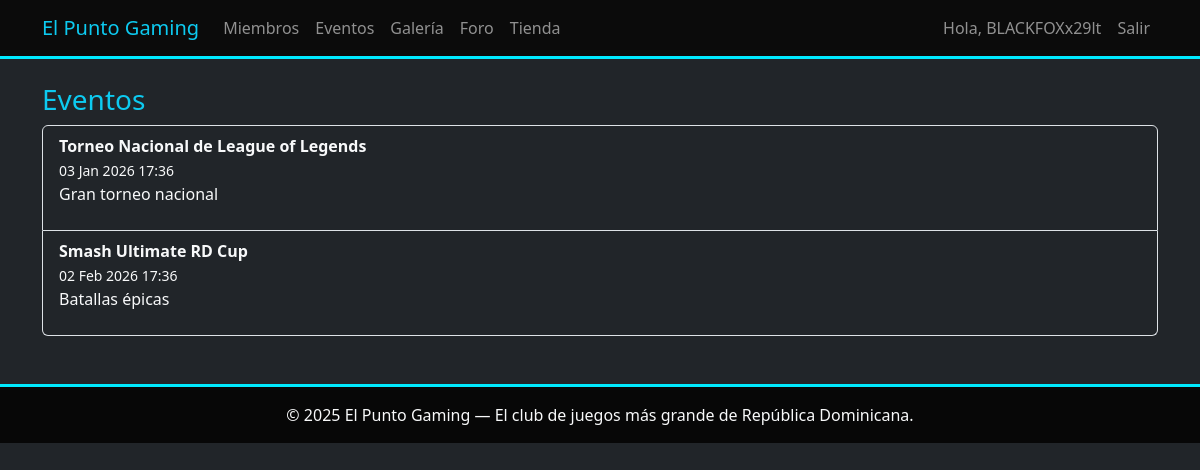
The page /eventos (signed in) on the database its author committed.
### models.py (models this page shows, shortened)
class User(UserMixin, db.Model):
    id = db.Column(db.Integer, primary_key=True)
    username = db.Column(db.String(80), unique=True, nullable=False)
    email = db.Column(db.String(120), unique=True, nullable=False)
    password_hash = db.Column(db.String(200), nullable=False)
    is_admin = db.Column(db.Boolean, default=False)
    created_at = db.Column(db.DateTime, default=datetime.utcnow)

class Evento(db.Model):
    id = db.Column(db.Integer, primary_key=True)
    titulo = db.Column(db.String(140), nullable=False)
    descripcion = db.Column(db.Text)
    fecha = db.Column(db.DateTime, nullable=False)

### app.py (the view)
@app.route('/eventos')
def eventos():
    lista = Evento.query.order_by(Evento.fecha.asc()).all()
    return render_template('eventos.html', eventos=lista)

### app.py (called while the page is built)
@login_manager.user_loader
def load_user(user_id):
    return User.query.get(int(user_id))

@app.context_processor
def inject_datetime():
    return {'datetime': datetime}

### templates/eventos.html
{% extends "base.html" %}
{% block content %}
<h3 class="text-info">Eventos</h3>
<ul class="list-group">
  {% for e in eventos %}
    <li class="list-group-item bg-dark text-light">
      <strong>{{ e.titulo }}</strong><br>
      <small>{{ e.fecha.strftime('%d %b %Y %H:%M') }}</small><br>
      <p>{{ e.descripcion }}</p>
    </li>
  {% else %}
    <li class="list-group-item bg-dark text-light">No hay eventos</li>
  {% endfor %}
</ul>
{% endblock %}

### templates/base.html (shortened to what this page needs)
<!DOCTYPE html>
<html lang="es">
<head>
  <link href="https://cdn.jsdelivr.net/npm/bootstrap@5.3.2/dist/css/bootstrap.min.css" rel="stylesheet">
  <link rel="stylesheet" href="{{ url_for('static', filename='css/styles.css') }}">
</head>
<body class="bg-dark text-light">
<nav class="navbar navbar-expand-lg navbar-dark" style="background:#0b0b0b;border-bottom:3px solid #00eaff;">
  <div class="container">
    <a class="navbar-brand text-info" href="{{ url_for('index') }}">El Punto Gaming</a>
    <div class="collapse navbar-collapse" id="nav">
      <ul class="navbar-nav me-auto">
        <li class="nav-item"><a class="nav-link" href="{{ url_for('miembros') }}">Miembros</a></li>
        <li class="nav-item"><a class="nav-link" href="{{ url_for('eventos') }}">Eventos</a></li>
        <li class="nav-item"><a class="nav-link" href="{{ url_for('galeria') }}">Galería</a></li>
        <li class="nav-item"><a class="nav-link" href="{{ url_for('foro') }}">Foro</a></li>
        <li class="nav-item"><a class="nav-link" href="{{ url_for('tienda') }}">Tienda</a></li>
      </ul>
      <ul class="navbar-nav">
        {% if current_user.is_authenticated %}
          <li class="nav-item"><span class="nav-link">Hola, {{ current_user.username }}</span></li>
          <li class="nav-item"><a class="nav-link" href="{{ url_for('logout') }}">Salir</a></li>
        {% else %}
          <li class="nav-item"><a class="nav-link" href="{{ url_for('login') }}">Iniciar sesión</a></li>
          <li class="nav-item"><a class="nav-link" href="{{ url_for('register') }}">Registrarse</a></li>
        {% endif %}
      </ul>
    </div>
  </div>
</nav>
<div class="container mt-4 mb-5">
  {% block content %}{% endblock %}
</div>
<footer class="text-center py-3" style="border-top:3px solid #00eaff;background:#070707;">
  © {{ datetime.utcnow().year }} El Punto Gaming — El club de juegos más grande de República Dominicana.
</footer>
</body>
</html>

### static/css/styles.css (style rules this page uses)
body { background: #050506; color:#ddd; font-family: 'Segoe UI', Tahoma, sans-serif; }
a { color: #00eaff; }

### rows shown on the page
User: username "BLACKFOXx29lt"
Evento: titulo "Torneo Nacional de League of Legends", fecha "03 Jan 2026 17:36", descripcion "Gran torneo nacional"
Evento: titulo "Smash Ultimate RD Cup", fecha "02 Feb 2026 17:36", descripcion "Batallas épicas"
